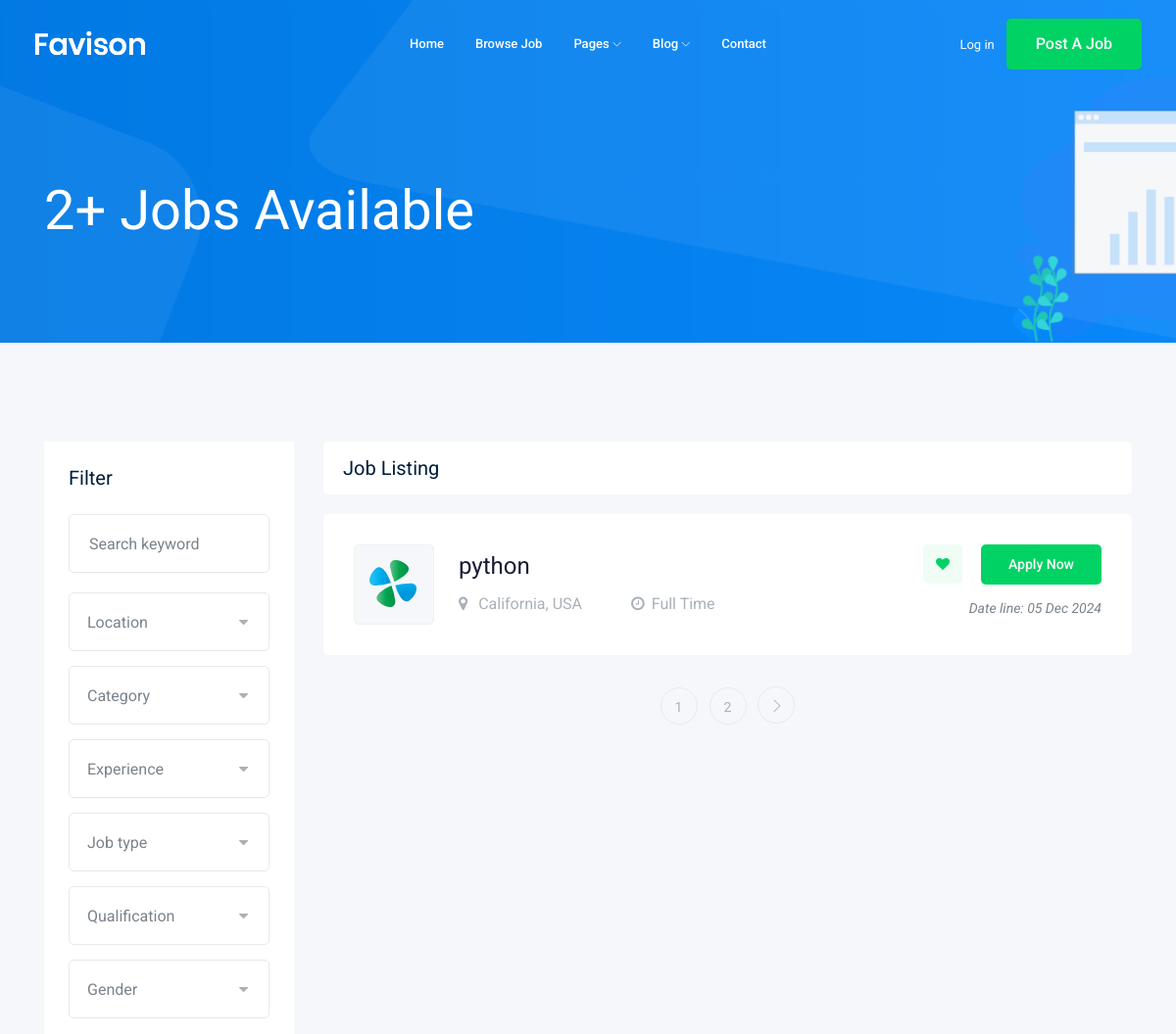
The app's page /jobs/ (upper part), older data.
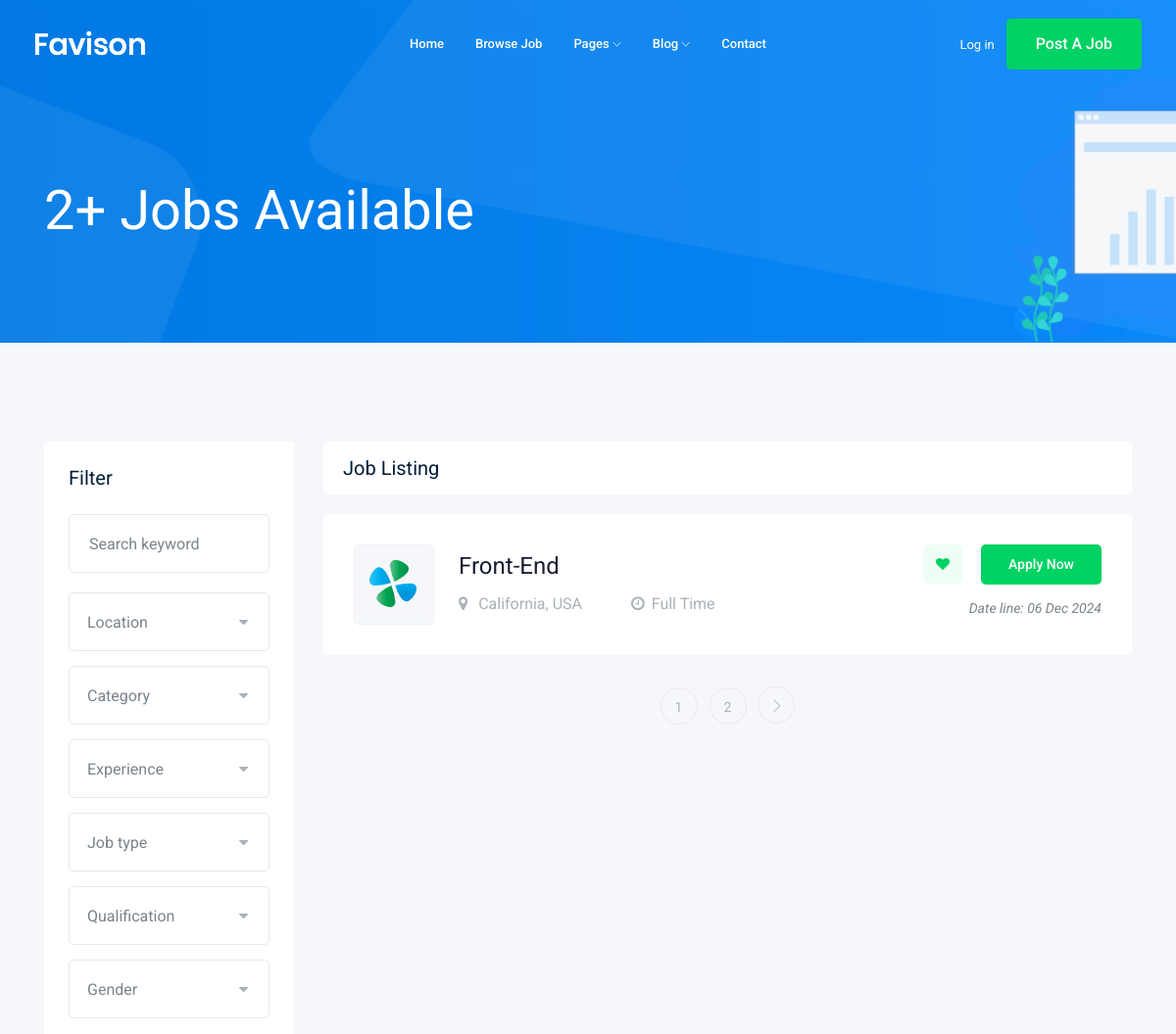
The same page, newer data.
### job/models.py (models this page shows, shortened)
class Job(models.Model):
    title = models.CharField(max_length=100)
    JOB_TYPE = (
        ("Full Time","Full Time"),
        ("Part Time","Part Time")
    )
    job_type = models.CharField(max_length=100,choices=JOB_TYPE)
    description= models.TextField(max_length=1000)
    published_at = models.DateTimeField(auto_now=True,auto_now_add=False)
    vacancy= models.IntegerField(default=1)
    salary= models.IntegerField(default=0)
    experience = models.IntegerField(default=1)
    category = models.ForeignKey('Category',on_delete=models.CASCADE)
    slug = models.SlugField(blank=True, null=True)
    def upload_img():
        return "jobs/%y/%m/%d"
    image = models.ImageField(upload_to=upload_img ())
    def __str__(self):
        return self.title

### job/views.py (the view)
# urls.py: path('',views.job_list),
def job_list(request):
    job_list= Job.objects.all()
    pagintor= Paginator(job_list, 1)
    page_number= request.GET.get('page')
    page_obj= pagintor.get_page(page_number)
    context={'jobs':page_obj,'count':job_list}
    return render(request, "job/job_list.html", context)

### job/templates/job/job_list.html (shortened to what this page needs)
{%extends 'base.html'%}
{% block body %}
<div class="bradcam_area bradcam_bg_1">
    <div class="container">
        <div class="row">
            <div class="col-xl-12">
                <div class="bradcam_text">
                    <h3>{{count.count}}+ Jobs Available</h3>
                </div>
            </div>
        </div>
    </div>
</div>
<div class="job_listing_area plus_padding">
    <div class="container">
        <div class="row">
            <div class="col-lg-3">
                <div class="job_filter white-bg">
                    <div class="form_inner white-bg">
                        <h3>Filter</h3>
                        <form action="#">
                            <div class="row">
                                <div class="col-lg-12">
                                    <div class="single_field">
                                        <input type="text" placeholder="Search keyword">
                                    </div>
                                </div>
                                <div class="col-lg-12">
                                </div>
                                <div class="col-lg-12">
                                </div>
                                <div class="col-lg-12">
                                </div>
                                <div class="col-lg-12">
                                </div>
                                <div class="col-lg-12">
                                </div>
                                <div class="col-lg-12">
                                </div>
                            </div>
                        </form>
                    </div>
                </div>
            </div>
            <div class="col-lg-9">
                <div class="recent_joblist_wrap">
                    <div class="recent_joblist white-bg ">
                        <div class="row align-items-center">
                            <div class="col-md-6">
                                <h4>Job Listing</h4>
                            </div>
                            <div class="col-md-6">
                            </div>
                        </div>
                    </div>
                </div>
                <div class="job_lists m-0">
                    <div class="row">
                        {% for job in jobs %}
                        <div class="col-lg-12 col-md-12">
                            <div class="single_jobs white-bg d-flex justify-content-between">
                                <div class="jobs_left d-flex align-items-center">
                                    <div class="thumb">
                                        <img src="img/svg_icon/1.svg" alt="">
                                    </div>
                                    <div class="jobs_conetent">
                                        <a href="/jobs/{{job.slug}}">
                                            <h4>{{job}}</h4>
                                        </a>
                                        <div class="links_locat d-flex align-items-center">
                                            <div class="location">
                                                <p> <i class="fa fa-map-marker"></i> California, USA</p>
                                            </div>
                                            <div class="location">
                                                <p> <i class="fa fa-clock-o"></i>{{job.job_type}}</p>
                                            </div>
                                        </div>
                                    </div>
                                </div>
                                <div class="jobs_right">
                                    <div class="apply_now">
                                        <a class="heart_mark" href="#"> <i class="fa fa-heart"></i> </a>
                                        <a href="/jobs/{{job.slug}}" class="boxed-btn3">Apply Now</a>
                                    </div>
                                    <div class="date">
                                        <p>Date line: {{job.published_at|date:'d M o'}}</p>
                                    </div>
                                </div>
                            </div>
                        </div>
                        {% endfor %}
                    </div>
                    {% if jobs.has_other_pages %}
                    <div class="row">
                        <div class="col-lg-12">
                            <div class="pagination_wrap">
                                <ul>
                                    {% for page in jobs.paginator.page_range %}
                                    <li><a href="?page={{page}}"><span>{{page}}</span></a></li>
                                    {% endfor %}
                                    {% if jobs.has_next %}
                                    <li><a href="?page={{jobs.next_page_number}}"> <i class="ti-angle-right"></i> </a></li>
                                    {% endif %}
                                </ul>
                            </div>
                        </div>
                    </div>
                    {% endif %}
                </div>
            </div>
        </div>
    </div>
</div>
{% endblock body %}

### templates/base.html (shortened to what this page needs)
{% load static %}
<!doctype html>
<html class="no-js" lang="zxx">
<head>
    <link rel="stylesheet" href="{% static 'css/bootstrap.min.css' %}">
    <link rel="stylesheet" href="{% static 'css/owl.carousel.min.css' %}">
    <link rel="stylesheet" href="{% static 'css/magnific-popup.css' %}">
    <link rel="stylesheet" href="{% static 'css/font-awesome.min.css' %}">
    <link rel="stylesheet" href="{% static 'css/themify-icons.css' %}">
    <link rel="stylesheet" href="{% static 'css/nice-select.css' %}">
    <link rel="stylesheet" href="{% static 'css/flaticon.css' %}">
    <link rel="stylesheet" href="{% static 'css/jquery-ui.css' %}">
    <link rel="stylesheet" href="{% static 'css/gijgo.css' %}">
    <link rel="stylesheet" href="{% static 'css/animate.min.css' %}">
    <link rel="stylesheet" href="{% static 'css/slicknav.css' %}">
    <link rel="stylesheet" href="{% static 'css/style.css' %}">
</head>
<body>
    <header>
        <div class="header-area ">
            <div id="sticky-header" class="main-header-area">
                <div class="container-fluid ">
                    <div class="header_bottom_border">
                        <div class="row align-items-center">
                            <div class="col-xl-3 col-lg-2">
                                <div class="logo">
                                    <a href="index.html">
                                        <img src="img/logo.png" alt="">
                                    </a>
                                </div>
                            </div>
                            <div class="col-xl-6 col-lg-7">
                                <div class="main-menu  d-none d-lg-block">
                                    <nav>
                                        <ul id="navigation">
                                            <li><a href="index.html">home</a></li>
                                            <li><a href="jobs.html">Browse Job</a></li>
                                            <li><a href="#">pages <i class="ti-angle-down"></i></a>
                                            </li>
                                            <li><a href="#">blog <i class="ti-angle-down"></i></a>
                                            </li>
                                            <li><a href="contact.html">Contact</a></li>
                                        </ul>
                                    </nav>
                                </div>
                            </div>
                            <div class="col-xl-3 col-lg-3 d-none d-lg-block">
                                <div class="Appointment">
                                    <div class="phone_num d-none d-xl-block">
                                        <a href="#">Log in</a>
                                    </div>
                                    <div class="d-none d-lg-block">
                                        <a class="boxed-btn3" href="#">Post a Job</a>
                                    </div>
                                </div>
                            </div>
                            <div class="col-12">
                            </div>
                        </div>
                    </div>
                </div>
            </div>
        </div>
    </header>
{% block body%}
{% endblock body%}
</body>
</html>

Row changes from the older to the newer data that the page shows:
changed Job "Full Time": title "python" → "Front-End"; published_at "05 Dec 2024" → "06 Dec 2024"
